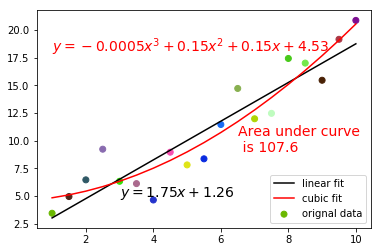

The script that drew this image:
#!/usr/bin/env python3
# -*- coding: utf-8 -*-
"""
Created on Wed Jul 18 10:04:18 2018

@author: baijiepeng
"""
import numpy as np
import matplotlib.pyplot as plt
from scipy.stats import linregress
import scipy as sp
from scipy.integrate import simps

np.random.seed(1)

x = [ 1.,   1.5,  2.,   2.5,  3.,   3.5,  4.,   4.5,  5.,   5.5,  6.,   6.5,  7.,   7.5, 8.,   8.5,  9.,   9.5, 10. ]
y = [3.43, 4.94, 6.45, 9.22, 6.32, 6.11, 4.63, 8.95, 7.8, 8.35, 11.45, 14.71, 11.97, 12.46, 17.42, 17.0, 15.45, 19.15, 20.86]
color = np.random.rand(len(x),3)
x = np.float64(x)
y = np.float64(y)


slope, intercept, r_value, p_value, std_err = linregress(x,y)

parameter = sp.polyfit(x,y,3)
plt.scatter(x,y,c=color)
plt.plot(x,x*slope+intercept, c = "black")
plt.plot(x,parameter[0]*x**3+parameter[1]*x**2+parameter[2]*x+parameter[3], c ='red')
plt.legend(['linear fit','cubic fit','orignal data'],loc = 4)

plt.text(x[4], y[1], 
         r'$y =%s{x}+%s$'%(round(slope,2),round(intercept,2))
,color='black', fontsize=14)
plt.text(x[0], 18,
         r'$y =%s{x}^3+%s{x}^2+%s{x}+%s$'%(round(parameter[0],4),round(parameter[1],2),round(parameter[2],2),round(parameter[3],2),)
         ,color='red', fontsize=14)

x_simps = np.linspace(x[0],x[-1],1000)
y_simps = np.poly1d(parameter)
area = simps(y_simps(x_simps),dx = 0.01)
print (area)
plt.text(6.5,9,'Area under curve \n is %s'%round(area,2), color = "red", fontsize = 14)

## Bayesian infomation criterion

def BIC(y, y_hat, k, weight = 1):
    err = y - y_hat
    sigma = np.std(np.real(err))
    n = len(y)
    B = n*np.log(sigma**2) + weight*k*np.log(n)
    return B

err = []
poly_range = range(1,100)
for i in poly_range:
    coefficients = sp.polyfit(x, y, i)
    p = np.poly1d(coefficients)
    err.append(BIC(y,p(x),i))
plt.figure()
plt.plot(range(1,100),err)
plt.ylabel('BIC')
plt.xlabel('polynomial order')
